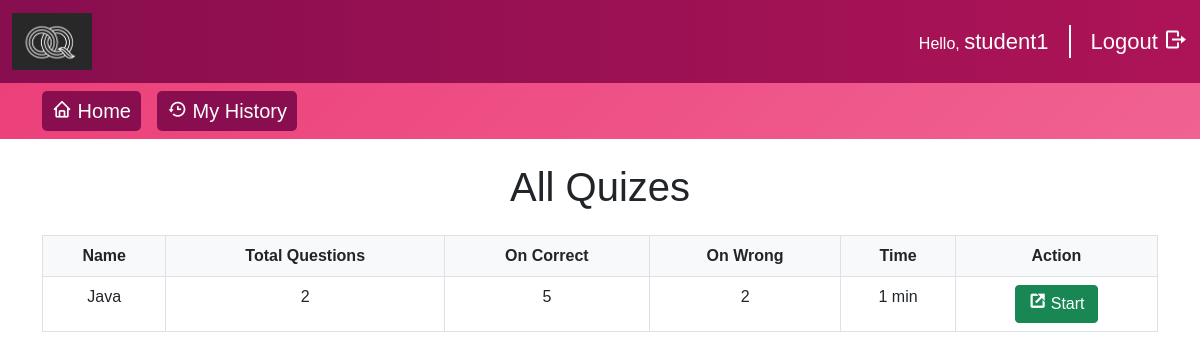
The page /student/student-account.php (signed in) on the database its author committed.
### tables this page shows
CREATE TABLE `quizlist` (
  `quiz_id` int(11) NOT NULL,
  `quiz_title` varchar(255) NOT NULL,
  `quiz_questions` int(11) NOT NULL,
  `quiz_right_marks` int(11) NOT NULL,
  `quiz_wrong_marks` int(11) NOT NULL,
  `quiz_time` varchar(255) NOT NULL,
  `status` int(2) NOT NULL,
  `t_id` int(11) DEFAULT NULL,
  `quiz_managed` int(11) NOT NULL DEFAULT 0
);

### student/student-account.php (the view, shortened to what this page needs)
<?php
require("../database/config.php");
$arr = array();
$selectAllAttemptedQuizes = "SELECT `quizId` FROM `history` WHERE s_id={$_SESSION['student_id']};";
$result = mysqli_query($conn, $selectAllAttemptedQuizes);
if (mysqli_num_rows($result) > 0) {
  while ($data = mysqli_fetch_array($result)) {
    array_push($arr, $data[0]);
  }
} else {
  array_push($arr);
}
?>
<!DOCTYPE html>
<html lang="en">
<head>
  <link rel="stylesheet" href="../css/student.css">
  <link href="https://cdn.jsdelivr.net/npm/bootstrap@5.0.0-beta2/dist/css/bootstrap.min.css" rel="stylesheet" />
  <link href="https://cdn.jsdelivr.net/npm/boxicons@2.0.5/css/boxicons.min.css" rel="stylesheet" />
</head>
<body>
  <nav class="navbar navbar-student">
    <div class="container-fluid">
      <a class="navbar-brand"><img src="../oq_logo.jpg" class="img-responsive" style="max-width:80px"></a>
      <form class="d-flex align-items-center justify-content-center">
        <label class="text-white" style="margin-right: 20px; border-right: 2px solid #fff; padding-right: 20px;">Hello, <span style="font-size: 22px;"><?php echo strtolower($_SESSION['student']); ?></span></label>
        <a href="logout.php" class="link" style="font-size: 22px !important; ">Logout <i class="bx bx-log-out" style="transform: rotate(180deg);font-size: 24px !important;"></i></a>
      </form>
    </div>
  </nav>
  <div class="container-fluid d-flex justify-content-center align-content-center child-navbar">
    <div class="container">
      <nav class="navbar navbar-expand-lg">
        <a class="navbar-brand sub-nav-menu" href="student-account.php"><i class="bx bx-home"></i> Home</a>
        <a class="navbar-brand sub-nav-menu" href="quiz-history.php"><i class="bx bx-history"></i> My History</a>
      </nav>
    </div>
  </div>
  <div class="container mt-4">
    <h1 class="display-6 text-center">All Quizes</h1>
    <div class="table-responsive py-3 ">
      <table class="table table-bordered mr-5">
        <thead class="bg-light">
          <tr class="text-center">
            <th scope="col">Name</th>
            <th scope="col">Total Questions</th>
            <th scope="col">On Correct</th>
            <th scope="col">On Wrong</th>
            <th scope="col">Time</th>
            <th scope="col">Action</th>
          </tr>
        </thead>
        <tbody>
          <?php
          $sqlQuizes = "SELECT DISTINCT `quiz_id`, `quiz_title`, `quiz_questions`, `quiz_right_marks`, `quiz_wrong_marks`, `quiz_time`,	q.status, h.history_status  FROM `quizlist` q
          INNER JOIN student s on s.t_id = q.t_id
          INNER JOIN history h ON h.history_status
          WHERE s.s_id = {$_SESSION['student_id']} AND q.status = 1 AND q.quiz_managed = 1 AND h.quizId != q.quiz_id;";
          $sqlQuizRes = mysqli_query($conn, $sqlQuizes);
          if (mysqli_num_rows($sqlQuizRes) > 0) {
            while ($data = mysqli_fetch_assoc($sqlQuizRes)) {
              if (in_array($data['quiz_id'], $arr)) {
                echo "";
              } else {
          ?>
                <tr class="text-center">
                  <td><?php echo $data['quiz_title']; ?></td>
                  <td><?php echo $data['quiz_questions']; ?></td>
                  <td><?php echo $data['quiz_right_marks']; ?></td>
                  <td><?php echo $data['quiz_wrong_marks']; ?></td>
                  <td><?php echo $data['quiz_time']; ?> min</td>
                  <td> <a href="solve-quiz.php?qid=<?php echo $data['quiz_id'];  ?>" class="btn btn-success "><i class="bx bx-link-external" style="font-size: 18px; font-weight: bold;"> </i> Start</a></td>
                </tr>
              <?php
              }
              ?>
          <?php
            }
          } ?>
        </tbody>
      </table>
    </div>
  </div>
</body>
</html>

### css/student.css (style rules this page uses)
* { margin: 0 ; padding: 0; box-sizing: border-box; font-family: sans-serif; list-style: none !important; text-decoration: none !important; }
a { color: #fff !important; }
.navbar-student { background: linear-gradient(to right,#880E4F,#AD1457); }
.child-navbar { background: linear-gradient(135deg,#EC407A,#F06292); }
.sub-nav-menu { background: linear-gradient(to right,#880E4F,#880E4F); padding:10px; border-radius: 5px; }
:root { --color-dark-green:#9E9E9E; --dark-blue:#E91E63; }

### rows shown on the page
quizlist: quiz_title "Java", quiz_questions "2", quiz_right_marks "5", quiz_wrong_marks "2", quiz_time "1"

### other values the page prints
$_SESSION['student'] "student1"
